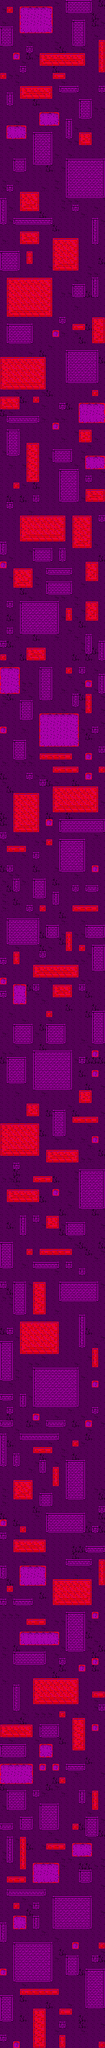

Rendered tile map (Tiled .tmx) drawn with the repository's tilesets; below, a short description and the map source with its tile grids summarised:
An orthogonal 16x310 tile map with 16x16 px tiles, 1 tile layer (Map), 2 tilesets and 99 objects.

<map version="1.5" tiledversion="2021.03.23" orientation="orthogonal" renderorder="right-down" width="16" height="310" tilewidth="16" tileheight="16" infinite="0" nextlayerid="4" nextobjectid="100">
 <tileset firstgid="1" source="tileset_lair.tsx" />
 <tileset firstgid="49" source="objects.tsx" />
 <layer id="1" name="Map" width="16" height="310">
  <data>[4960 cells, 4960 non-empty, 45 distinct tile ids]</data>
 </layer>
 <objectgroup id="3" name="Objects">
  <object id="1" gid="65" x="192" y="4720" width="16" height="16" />
  <object id="2" gid="56" x="192" y="4640" width="16" height="16" />
  <object id="3" gid="70" x="160" y="4560" width="16" height="16" />
  <object id="4" gid="59" x="16" y="4464" width="16" height="16" />
  <object id="5" gid="99" x="112" y="4464" width="16" height="16" />
  <object id="6" gid="59" x="48" y="4368" width="16" height="16" />
  <object id="7" gid="56" x="208" y="4288" width="16" height="16" />
  <object id="8" gid="62" x="192" y="4192" width="16" height="16" />
  <object id="9" gid="59" x="208" y="4112" width="16" height="16" />
  <object id="10" gid="62" x="176" y="4016" width="16" height="16" />
  <object id="11" gid="70" x="192" y="3936" width="16" height="16" />
  <object id="12" gid="62" x="16" y="3856" width="16" height="16" />
  <object id="13" gid="56" x="48" y="3760" width="16" height="16" />
  <object id="14" gid="62" x="176" y="3696" width="16" height="16" />
  <object id="15" gid="59" x="192" y="3632" width="16" height="16" />
  <object id="16" gid="98" x="64" y="3616" width="16" height="16" />
  <object id="17" gid="72" x="80" y="3552" width="16" height="16" />
  <object id="18" gid="62" x="176" y="3472" width="16" height="16" />
  <object id="19" gid="65" x="48" y="3376" width="16" height="16" />
  <object id="20" gid="59" x="32" y="3296" width="16" height="16" />
  <object id="21" gid="69" x="176" y="3216" width="16" height="16" />
  <object id="22" gid="65" x="176" y="3136" width="16" height="16" />
  <object id="23" gid="56" x="16" y="3056" width="16" height="16" />
  <object id="24" gid="70" x="192" y="2976" width="16" height="16" />
  <object id="25" gid="59" x="64" y="2944" width="16" height="16" />
  <object id="26" gid="64" x="16" y="2912" width="16" height="16" />
  <object id="27" gid="65" x="208" y="2816" width="16" height="16" />
  <object id="28" gid="64" x="192" y="2736" width="16" height="16" />
  <object id="29" gid="97" x="176" y="2720" width="16" height="16" />
  <object id="30" gid="59" x="32" y="2704" width="16" height="16" />
  <object id="31" gid="64" x="192" y="2672" width="16" height="16" />
  <object id="32" gid="59" x="32" y="2640" width="16" height="16" />
  <object id="33" gid="56" x="208" y="2592" width="16" height="16" />
  <object id="34" gid="70" x="128" y="2512" width="16" height="16" />
  <object id="35" gid="64" x="192" y="2432" width="16" height="16" />
  <object id="36" gid="72" x="16" y="2400" width="16" height="16" />
  <object id="37" gid="56" x="32" y="2352" width="16" height="16" />
  <object id="38" gid="62" x="160" y="2320" width="16" height="16" />
  <object id="39" gid="59" x="176" y="2288" width="16" height="16" />
  <object id="40" gid="100" x="96" y="2272" width="16" height="16" />
  <object id="41" gid="72" x="192" y="2224" width="16" height="16" />
  <object id="42" gid="67" x="192" y="2160" width="16" height="16" />
  <object id="43" gid="64" x="32" y="2128" width="16" height="16" />
  <object id="44" gid="67" x="128" y="2096" width="16" height="16" />
  <object id="45" gid="65" x="48" y="2064" width="16" height="16" />
  <object id="46" gid="59" x="48" y="2048" width="16" height="16" />
  <object id="47" gid="61" x="144" y="1968" width="16" height="16" />
  <object id="48" gid="59" x="16" y="1936" width="16" height="16" />
  <object id="49" gid="64" x="192" y="1904" width="16" height="16" />
  <object id="50" gid="62" x="192" y="1840" width="16" height="16" />
  <object id="51" gid="67" x="16" y="1808" width="16" height="16" />
  <object id="52" gid="56" x="32" y="1792" width="16" height="16" />
  <object id="53" gid="70" x="176" y="1760" width="16" height="16" />
  <object id="54" gid="62" x="176" y="1728" width="16" height="16" />
  <object id="55" gid="65" x="32" y="1648" width="16" height="16" />
  <object id="56" gid="62" x="208" y="1616" width="16" height="16" />
  <object id="57" gid="67" x="192" y="1584" width="16" height="16" />
  <object id="58" gid="69" x="48" y="1504" width="16" height="16" />
  <object id="59" gid="67" x="32" y="1424" width="16" height="16" />
  <object id="60" gid="71" x="176" y="1392" width="16" height="16" />
  <object id="61" gid="98" x="144" y="1376" width="16" height="16" />
  <object id="62" gid="62" x="176" y="1360" width="16" height="16" />
  <object id="63" gid="70" x="32" y="1312" width="16" height="16" />
  <object id="64" gid="65" x="176" y="1248" width="16" height="16" />
  <object id="65" gid="72" x="48" y="1216" width="16" height="16" />
  <object id="66" gid="62" x="32" y="1168" width="16" height="16" />
  <object id="67" gid="65" x="208" y="1104" width="16" height="16" />
  <object id="68" gid="72" x="16" y="1072" width="16" height="16" />
  <object id="69" gid="71" x="176" y="1056" width="16" height="16" />
  <object id="70" gid="65" x="48" y="992" width="16" height="16" />
  <object id="71" gid="61" x="160" y="960" width="16" height="16" />
  <object id="72" gid="64" x="192" y="928" width="16" height="16" />
  <object id="73" gid="72" x="32" y="896" width="16" height="16" />
  <object id="74" gid="72" x="176" y="864" width="16" height="16" />
  <object id="75" gid="69" x="48" y="832" width="16" height="16" />
  <object id="76" gid="56" x="208" y="800" width="16" height="16" />
  <object id="77" gid="72" x="64" y="768" width="16" height="16" />
  <object id="78" gid="64" x="192" y="720" width="16" height="16" />
  <object id="79" gid="56" x="64" y="688" width="16" height="16" />
  <object id="80" gid="72" x="144" y="656" width="16" height="16" />
  <object id="81" gid="70" x="64" y="624" width="16" height="16" />
  <object id="82" gid="100" x="112" y="624" width="16" height="16" />
  <object id="83" gid="72" x="160" y="592" width="16" height="16" />
  <object id="84" gid="69" x="176" y="528" width="16" height="16" />
  <object id="85" gid="70" x="176" y="464" width="16" height="16" />
  <object id="86" gid="70" x="32" y="432" width="16" height="16" />
  <object id="87" gid="62" x="48" y="416" width="16" height="16" />
  <object id="88" gid="61" x="128" y="368" width="16" height="16" />
  <object id="89" gid="69" x="48" y="336" width="16" height="16" />
  <object id="90" gid="59" x="176" y="320" width="16" height="16" />
  <object id="91" gid="69" x="64" y="288" width="16" height="16" />
  <object id="92" gid="62" x="208" y="272" width="16" height="16" />
  <object id="93" gid="62" x="32" y="240" width="16" height="16" />
  <object id="94" gid="75" x="64" y="4416" width="16" height="16" />
  <object id="95" gid="74" x="48" y="3584" width="16" height="16" />
  <object id="96" gid="78" x="144" y="2864" width="16" height="16" />
  <object id="97" gid="76" x="128" y="2192" width="16" height="16" />
  <object id="98" gid="77" x="176" y="1680" width="16" height="16" />
  <object id="99" gid="74" x="112" y="1024" width="16" height="16" />
 </objectgroup>
</map>
